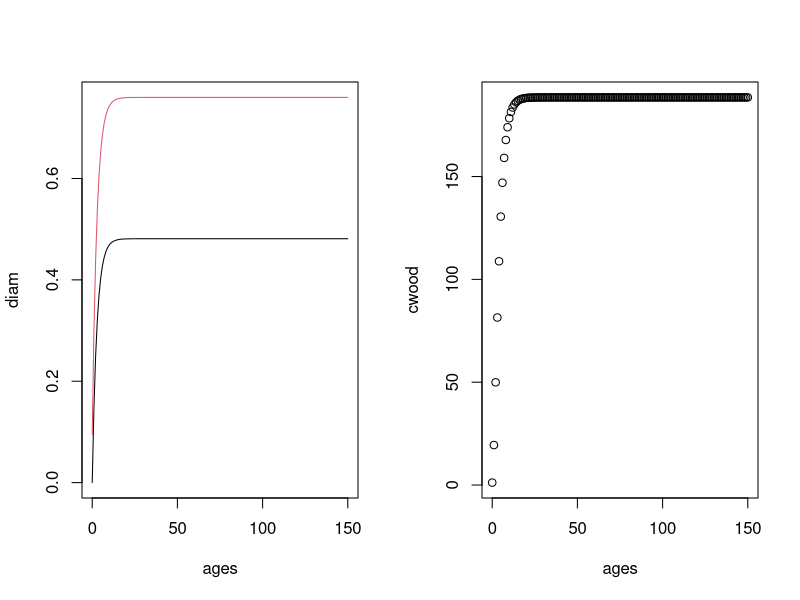

Here is the R script that generated this plot:
set.seed(42)
library(ggpubr)

## Example using correlated bivariate
log_wc_mean = -1.939
log_wc_sd = 0.562

## Parameters derived from NLME equations
diam_asym_mean = 0.318
diam_asym_sd = 0.119
diam_asym_wc = -0.0845

diam_lrc_mean = -1.872
diam_lrc_sd = 0.633
diam_lrc_wc = 1.851

## Parameter correlations (asym vs. lrc)
diam_corr = -0.777

## 1. Generate z1 and z2
z1 = rnorm(1, 0, 1)
z2 = rnorm(1, 0, 1)

## 2. Convert 
z1 = z1
z2 = diam_corr * z1 + sqrt(1 - diam_corr^2) * z2
#plot(z1, z2)

## 3. Convert to real values
asym = z1 * diam_asym_sd + diam_asym_mean
lrc = z1 * diam_lrc_sd + diam_lrc_mean
print(paste(asym, lrc))

## 4. make curve to check
ages <- seq(0, 150)
diam <- asym * ( 1 - exp(- exp( lrc ) * ages ))

## 5. Chojnacky eq (dbh - drc)
stems <- 2
sstems <- ifelse(stems > 1, 0, 1)

pB0 <- -6.818
pB1 <- 1.0222
pB2 <- 1.8879

#drc <- (pB0 + pB1 * (diam*100) + pB2 * sstems) / 100
drc <- (diam*100 - pB0 - pB2 * sstems) / (pB1 * 100)
multistem <- function(x, n) {
  return(sqrt(sum(rep(x,n)^2)))
}
drc <- sapply(drc, multistem, stems)
## 6. Grier DRC -> Cwood
pB0 <- -2.297
pB1 <- 2.431
lcwood <- pB0 + pB1 * log10(drc * 100)
cwood <- 10^lcwood

par(mfrow = c(1,2))
plot(ages, diam, type = 'l', ylim = c(0, max(c(diam, drc))))
lines(ages, drc, col = 2)
plot(ages, cwood)

